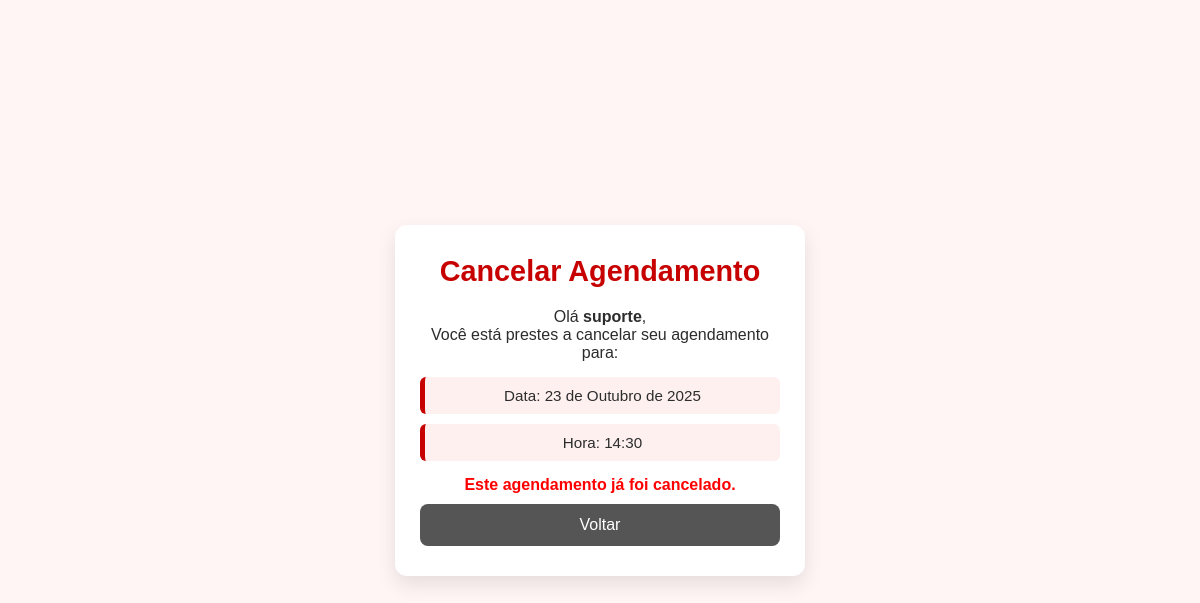
Screenshot of /cancelar/O5ZvIyeoUnE682gb-i-DEA/ with the database file from the repository.
### agendamento/models.py (models this page shows, shortened)
class Agendamento(models.Model):
    nome = models.CharField(max_length=255)
    email = models.EmailField()
    telefone = models.CharField(max_length=20)
    data = models.DateField()
    hora = models.TimeField(validators=[validate_horario])
    doador = models.BooleanField(default=False)
    cancelado = models.BooleanField(default=False)  # Novo campo
    token_cancelamento = models.CharField(max_length=64, blank=True, null=True)  # Token único

### agendamento/views.py (the view, shortened to what this page needs)
# urls.py: path('cancelar/<str:token>/', views.cancelar_agendamento, name="cancelar_agendamento"),
def cancelar_agendamento(request, token):
    agendamento = get_object_or_404(Agendamento, token_cancelamento=token)
    return render(request, "cancelar.html", {"agendamento": agendamento})

### agendamento/templates/cancelar.html (shortened to what this page needs)
{% load static %}
<!DOCTYPE html>
<html lang="pt-br">
<head>
    <link rel="stylesheet" href="{% static 'agendamento/css/cancelar.css' %}">
</head>
<body>
<div class="container">
    <div class="card form-section">
        <h2>Cancelar Agendamento</h2>
        <p>Olá <b>{{ agendamento.nome }}</b>,</p>
        <p>Você está prestes a cancelar seu agendamento para:</p>
        <ul>
            <li>Data: {{ agendamento.data }}</li>
            <li>Hora: {{ agendamento.hora }}</li>
        </ul>
        {% if not agendamento.cancelado %}
            <form method="POST">
                {% csrf_token %}
                <button type="submit">Confirmar Cancelamento</button>
            </form>
        {% else %}
            <p style="color:red;">Este agendamento já foi cancelado.</p>
        {% endif %}
        <a href="{% url 'home' %}"><button>Voltar</button></a>
    </div>
</div>
</body>
</html>

### agendamento/static/agendamento/css/cancelar.css (style rules this page uses)
* { margin: 0; padding: 0; box-sizing: border-box; font-family: 'Arial', sans-serif; }
body { background-color: #fff5f5; color: #2c2c2c; display: flex; justify-content: center; align-items: center; min-height: 100vh; }
.container { width: 100%; max-width: 450px; padding: 20px; }
.card { background-color: #ffffff; border-radius: 12px; padding: 30px 25px; box-shadow: 0 8px 20px rgba(0,0,0,0.1); text-align: center; transition: transform 0.2s ease, box-shadow 0.2s ease; }
.card h2 { color: #c70000; margin-bottom: 20px; font-size: 1.8rem; }
.card ul { list-style-type: none; margin: 15px 0; padding: 0; }
.card ul li { background: #fff0f0; border-left: 5px solid #c70000; padding: 10px 15px; margin-bottom: 10px; border-radius: 6px; font-size: 0.95rem; }
button { background-color: #c70000; color: #fff; border: none; padding: 12px 25px; border-radius: 8px; font-size: 1rem; cursor: pointer; transition: background-color 0.3s ease, transform 0.2s ease; margin-top: 15px; width: 100%; }
p[style*="color:red"] { color: #c70000; font-weight: bold; margin-top: 15px; }
a { text-decoration: none; display: inline-block; width: 100%; }
a button { background-color: #555; margin-top: 10px; }

### rows the page displays
Agendamento: nome "suporte", data "23 de Outubro de 2025", hora "14:30"
